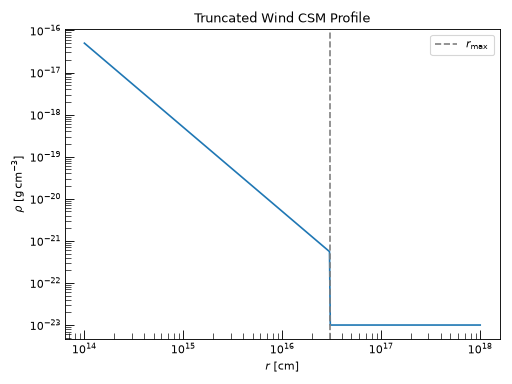

Write the Python code that produced this figure.
import numpy as np
import astropy.units as u
import matplotlib.pyplot as plt
from trilobite.dynamics.profiles.csm import TruncatedWindCSMProfile
from trilobite.utils.plot_utils import set_plot_style

set_plot_style()
r = np.geomspace(1e14, 1e18, 500) * u.cm
r_max = 3e16 * u.cm
rho = TruncatedWindCSMProfile.eval(
    r,
    A=5e11 * u.g / u.cm,
    r_max=r_max,
    density_floor=1e-23 * u.g / u.cm**3,
)
fig, ax = plt.subplots()
ax.loglog(r.value, rho.value)
ax.axvline(r_max.value, ls='--', color='gray', label=r'$r_{\max}$')
ax.set_xlabel(r'$r\ [\mathrm{cm}]$')
ax.set_ylabel(r'$\rho\ [\mathrm{g\,cm^{-3}}]$')
ax.set_title('Truncated Wind CSM Profile')
ax.legend()
plt.tight_layout()
